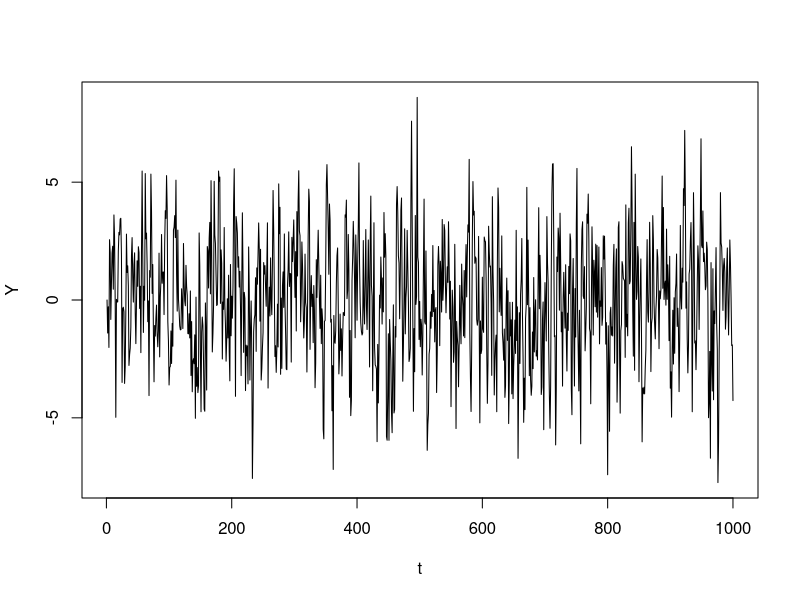
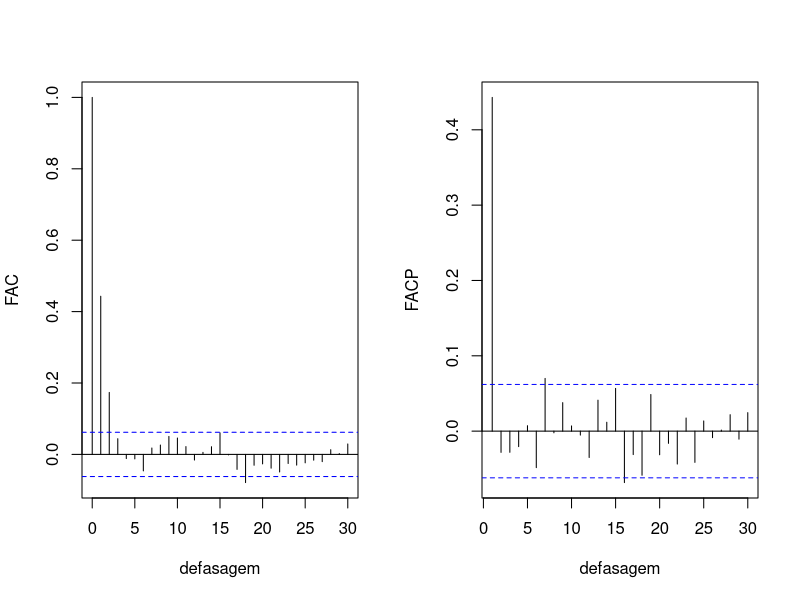
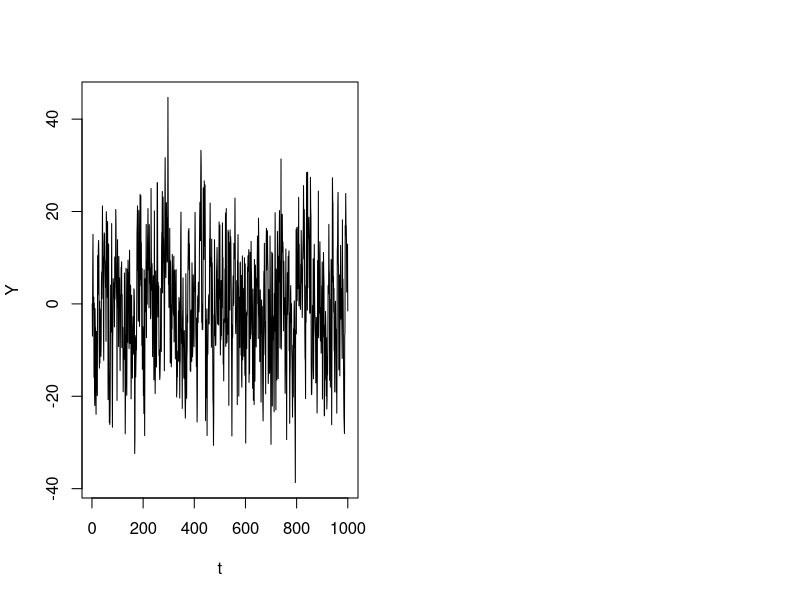
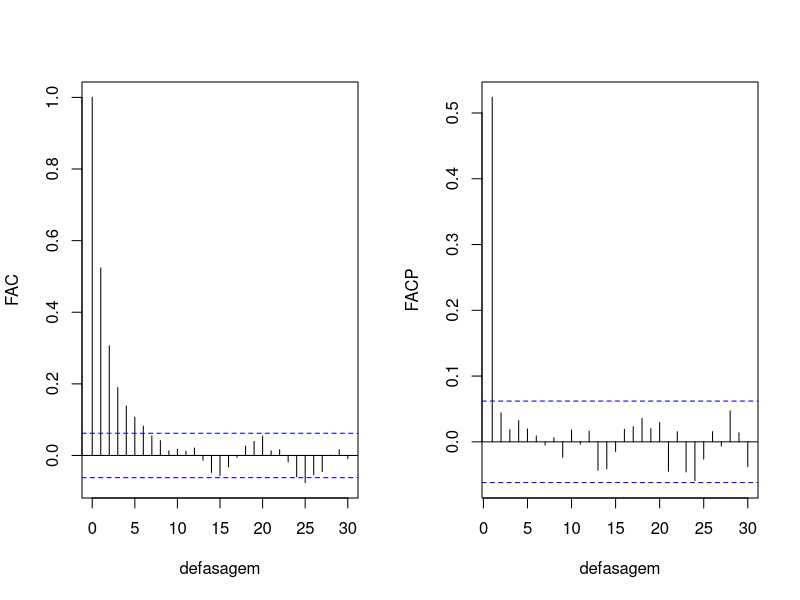
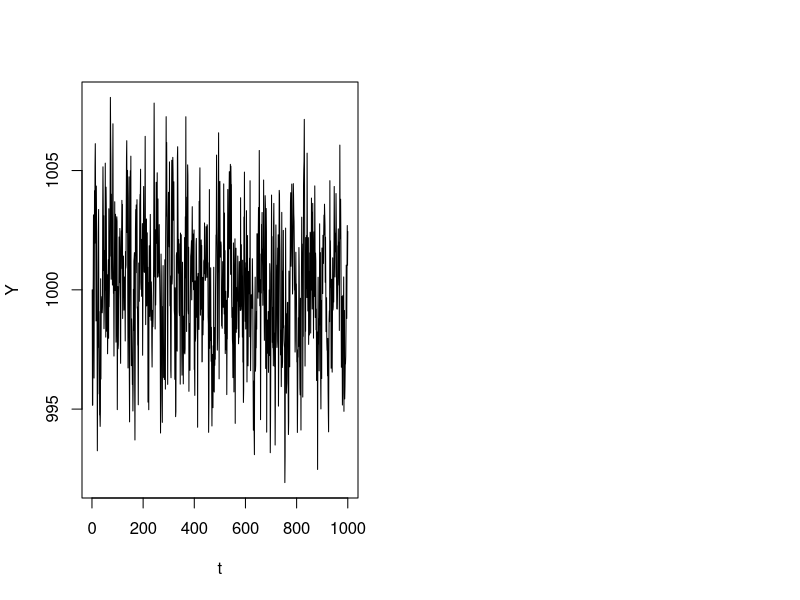
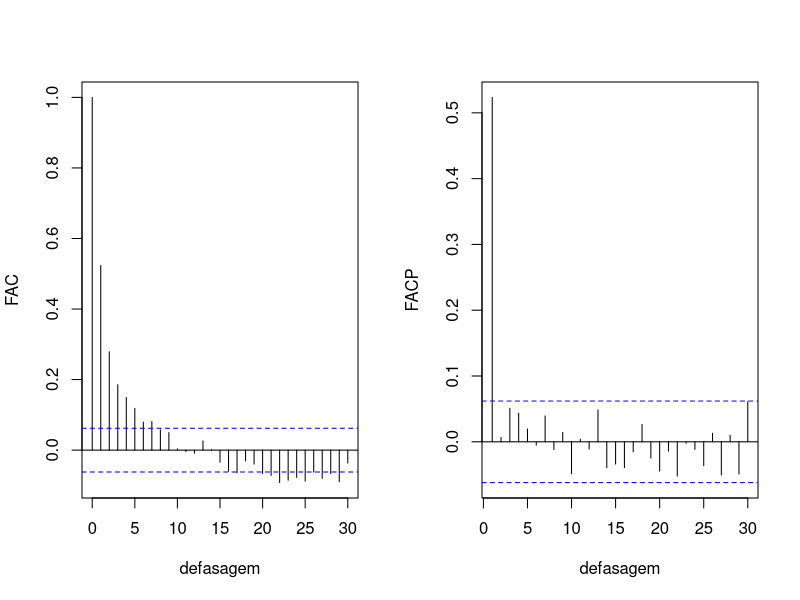
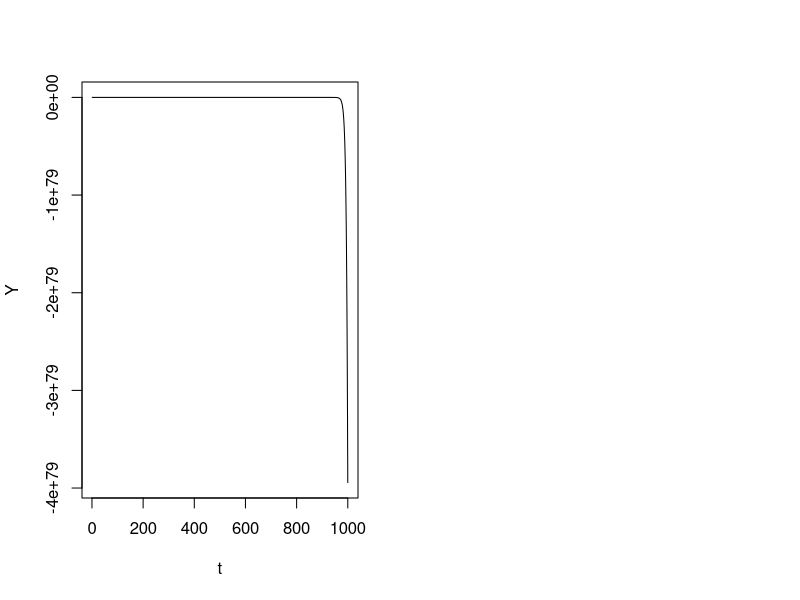
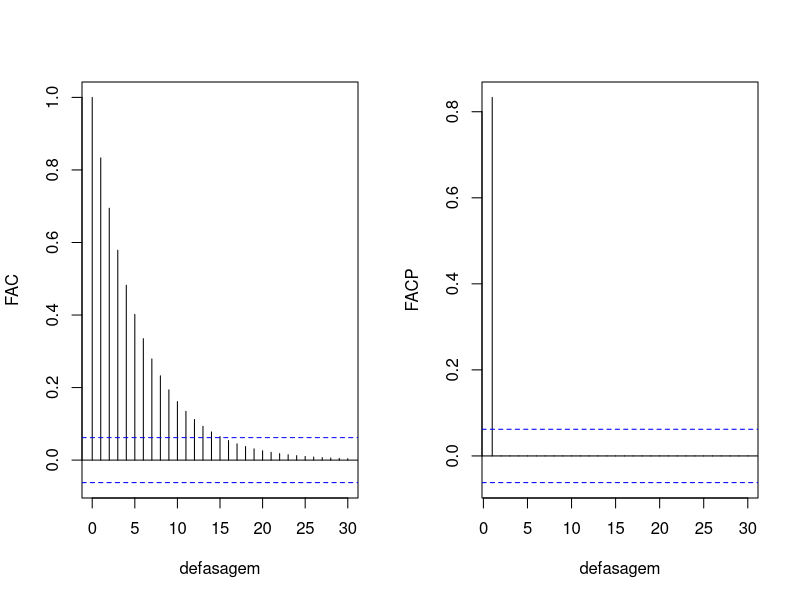

These charts were generated, in order, by the following R code:
## ---- chunk 1
knitr::opts_chunk$set(
  fig.output = "70%"
)
## ---- chunk 2

# reprodutibilidade
set.seed(1)

# função geradora de processo AR(1)
ar1 = function(
    # quantidade de t
    t,
    # constante
    phi_0 = 0,
    # coeficiente autoregressivo
    phi_1,
    # variância do erro
    v,
    # média do erro
    erro_medio = 0
) {
  
  # y_t inicial
  # se a série é estacionária E[y_t-1] = E[y_t])
  y_t = phi_0 / (1 - phi_1)
  
  # gerando processo a partir de t_2 até t
  for (i in 2:t) {
    # ruído branco
    erro = rnorm(1, mean = erro_medio, sd = sqrt(v))
    # AR1
    y_t[i] = phi_0 + phi_1 * y_t[i - 1] + erro
  }
  
  # retorna processo
  return(y_t)
}
## ---- chunk 3
# série AR(1)
y_t = ar1(
  t = 1000,
  phi_1 = 0.5,
  v = 5
)
## ---- chunk 4
# série
plot(
  y_t, type = "l",
  xlab = "t",
  ylab = "Y"
)

# funções de autocorrelação
par(mfrow = c(1, 2))
acf(y_t, main = "", xlab = "defasagem", ylab = "FAC")
pacf(y_t, main = "", xlab = "defasagem", ylab = "FACP")
## ---- chunk 5
# série AR(1)
y_t = ar1(
  t = 1000,
  phi_1 = 0.5,
  v = 100
)

head(y_t)
## ---- chunk 6
# série
plot(
  y_t, type = "l",
  xlab = "t",
  ylab = "Y"
)

# funções de autocorrelação
par(mfrow = c(1, 2))
acf(y_t, main = "", xlab = "defasagem", ylab = "FAC")
pacf(y_t, main = "", xlab = "defasagem", ylab = "FACP")
## ---- chunk 7
erro = rnorm(1000, 0, 10)
head(erro)

# média do erro
mean(erro)
## ---- chunk 8
# série AR(1)
y_t = ar1(
  t = 1000,
  phi_0 = 500,
  phi_1 = 0.5,
  v = 5
)

head(y_t)
## ---- chunk 9
# série
plot(
  y_t, type = "l",
  xlab = "t",
  ylab = "Y"
)

# funções de autocorrelação
par(mfrow = c(1, 2))
acf(y_t, main = "", xlab = "defasagem", ylab = "FAC")
pacf(y_t, main = "", xlab = "defasagem", ylab = "FACP")
## ---- chunk 10
# série AR(1)
y_t = ar1(
  t = 1000,
  phi_1 = 1.2,
  v = 5
)

head(y_t, 20)
## ---- chunk 11
# série
plot(
  y_t, type = "l",
  xlab = "t",
  ylab = "Y"
)

# funções de autocorrelação
par(mfrow = c(1, 2))
acf(y_t, main = "", xlab = "defasagem", ylab = "FAC")
pacf(y_t, main = "", xlab = "defasagem", ylab = "FACP")
## ---- chunk 12
# função geradora de processo AR(1) com previsão
ar1 = function(
    # quantidade de t
    t,
    # constante
    phi_0 = 0,
    # coeficiente autoregressivo
    phi_1,
    # variância do erro
    v,
    # média do erro
    erro_medio = 0,
    # horizonte de previsão
    h = NULL
) {
  
  # y_t inicial
  # se a série é estacionária E[y_t-1] = E[y_t])
  y_t = phi_0 / (1 - phi_1)
  
  # gerando processo a partir de t_2 até t
  for (i in 2:t) {
    # ruído branco (ou apenas próximo o suficiente, para simular o mundo real)
    erro = rnorm(1, mean = erro_medio, sd = sqrt(v))
    # AR1
    y_t[i] = phi_0 + phi_1 * y_t[i - 1] + erro
  }

  # previsão
  if (!is.null(h)) {
    # média condicional
    u = mean(y_t)
    # loop representando a eq. 10
    for (i in 1:h) {
      y_t[t + i] = tail(cumsum(phi_0 * phi_1 ^ (1:i - 1)), 1) + u * (phi_1) ^ i
    }
  }
  
  # retorna processo
  return(y_t)
}
## ---- chunk 13
# série AR(1)
y_t = ar1(
  t = 1000,
  phi_1 = 0.5,
  v = 2000,
  h = 200,
  phi_0 = 500,
  erro_medio = 10
)

# evidência da convergência em números
y_t[995:1015]
## ---- chunk 14
# série
plot(
  y_t, type = "l",
  xlab = "t, h",
  ylab = "Y"
)

# funções de autocorrelação
par(mfrow = c(1, 2))
acf(y_t, main = "", xlab = "defasagem", ylab = "FAC")
pacf(y_t, main = "", xlab = "defasagem", ylab = "FACP")
## ---- chunk 15
# série AR(1)
y_t = ar1(
  t = 1000,
  phi_1 = 1.2,
  v = 5,
  h = 200,
  phi_0 = 500
)
## ---- chunk 16
# série
plot(
  y_t, type = "l",
  xlab = "t, h",
  ylab = "Y"
)

# funções de autocorrelação
par(mfrow = c(1, 2))
acf(y_t, main = "", xlab = "defasagem", ylab = "FAC")
pacf(y_t, main = "", xlab = "defasagem", ylab = "FACP")
